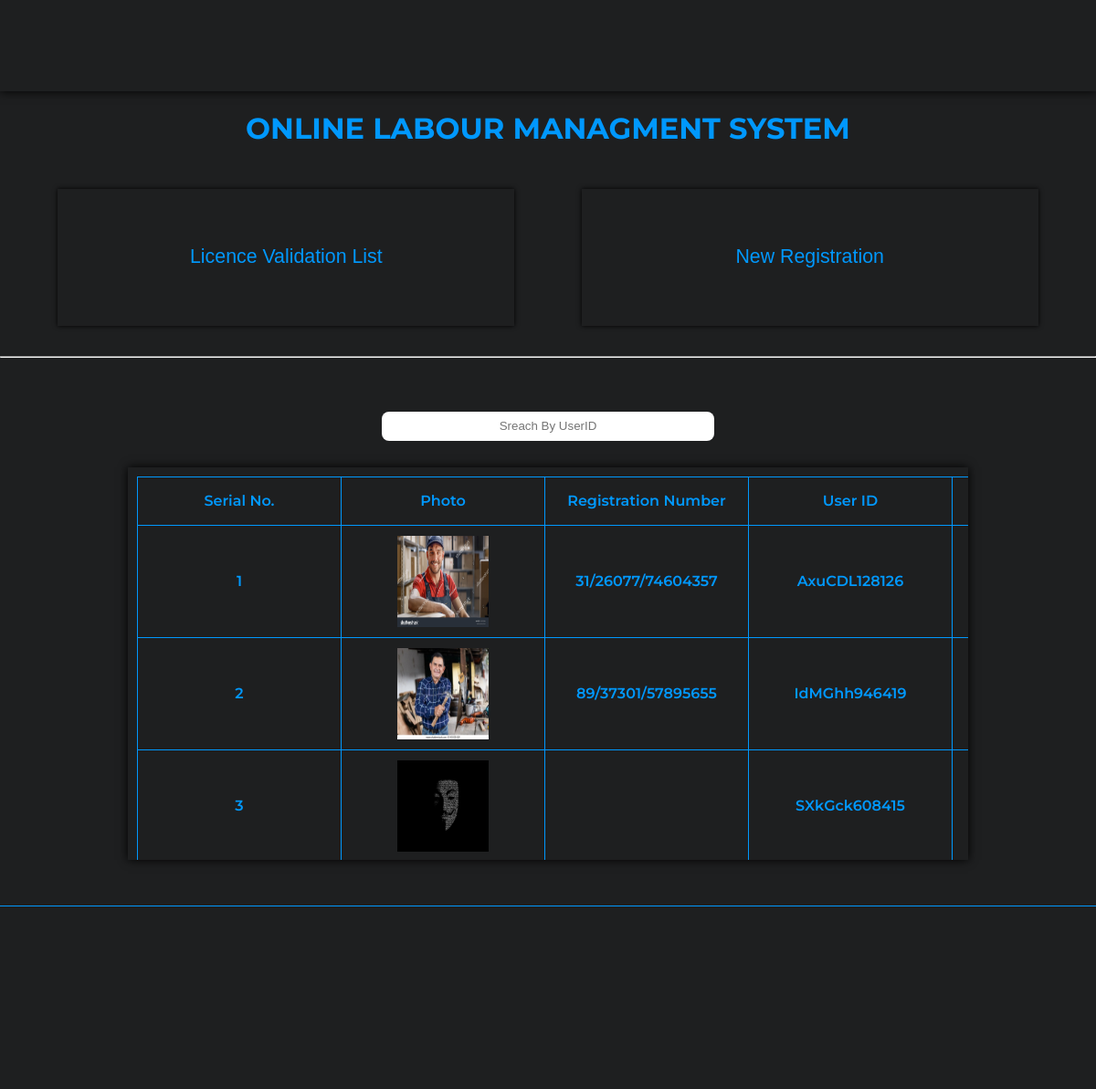
/admin_page.php (signed in), run on the app's committed database.
### tables this page shows
CREATE TABLE `verification_table` (
  `registrationnumber` varchar(255) DEFAULT NULL,
  `userid` varchar(255) NOT NULL,
  `userimage` varchar(255) DEFAULT NULL,
  `applicationnumber` varchar(255) DEFAULT NULL,
  `registrationfee` varchar(100) DEFAULT NULL,
  `applicationstatus` varchar(100) NOT NULL,
  `applicationdate` date DEFAULT NULL,
  `aadhaarnumber` varchar(255) DEFAULT NULL,
  `ID_proof_name` varchar(255) DEFAULT NULL,
  `ID_proof` varchar(255) DEFAULT NULL,
  `licence_number` varchar(255) DEFAULT NULL,
  `licenceissueddate` date DEFAULT NULL,
  `licencevalidupto` date DEFAULT NULL,
  `stamppingplace` varchar(50) DEFAULT NULL,
  `works_under` varchar(50) NOT NULL,
  `name_organization` varchar(255) NOT NULL
);

### admin_page.php (the view, shortened to what this page needs)
<?php
if (!isset($_SESSION['userid'])) {
    header('location:Error.php');
} else {
    $iduser= $_SESSION['userid'];
}
?>
<!DOCTYPE html>
<html lang="en">
<head>
    <link rel="stylesheet" href="./STYLEC/co.css">
    <link rel="stylesheet" href="./STYLEC/ADMIN_PAGECSS.css">
</head>
<body>
    <header>
        <div class="menu_tray" id="menu_tray">
            <div class="menu_tray_inner1">
                <button style="margin-left:30px;" class="menu_tray_btn">
                    <i class="fa fa-home"></i>
                </button>
                <a href="view.php?id=<?php echo $iduser ?>">
                    <button class="menu_tray_btn">
                        <i class="fa fa-user"></i>
                    </button>
                </a>
                <button class="menu_tray_btn">
                    <i class="fa fa-power-off" id="logout"></i>
                </button>
            </div>
        </div>
    </header>
    <main>
        <center><h1>ONLINE LABOUR MANAGMENT SYSTEM</h1></center>
        <div class="adminpannel_base" >
            <div class="inner_adminpannel">
                <button class="adminpannel_btn" onclick="window.location.replace('new_applicant_approval_page.php');">Licence Validation List</button>
            </div>
            <div class="inner_adminpannel">
                <button class="adminpannel_btn" onclick="window.location.replace('registration.php');">New Registration</button>
            </div>
        </div>
        <hr>
        <div class="list">
            <div class="sreach_base">
                <input placeholder="Sreach By UserID" type="text" name="sreach" id="myinput">
            </div>
            <div class="alluserlist_basediv">
                <table id="myTable">
                    <thread>
                        <thead>
                            <th><div class="heading">Serial No.</div></th>
                            <th><div class="heading">Photo</div></th>
                            <th><div class="heading">Registration Number</div></th>
                            <th><div class="heading">User ID</div></th>
                            <th><div class="heading">Licence Number</div></th>
                        </thead>
                            <?php
                            include 'DataBase_Connection.php';
                                $sql = "SELECT * FROM verification_table";
                                $query = mysqli_query($con,$sql);
                                $num = mysqli_num_rows($query);
                                $sn = 0;
                                if($num>0){
                                while($res = mysqli_fetch_array($query))
                                {
                                    $sn++;
                                        $img = '';
                                        if($res['userimage']===NULL){
                                            $img = './userimg/default.jpg';
                                        }else{
                                            $img = $res['userimage'];
                                        }
                            ?>
                        <tbody>
                                <tr>
                                    <td>
                                        <div class="table_content">
                                            <?php echo $sn; ?>
                                        </div>
                                    </td>
                                    <td>
                                        <div class="table_content">
                                            <div class="img">
                                                <img src="<?php echo $img; ?>" height="100%" width="100%">
                                            </div>
                                        </div>
                                    </td>
                                    <td>
                                        <div class="table_content">
                                            <?php echo $res['registrationnumber']; ?>
                                        </div>
                                    </td>
                                    <td>
                                        <div class="table_content">
                                            <?php echo $res['userid']; ?>
                                        </div>
                                    </td>
                                    <td>
                                        <div class="table_content">
                                        </div>
                                    </td>
                                </tr>
                            </tbody>
                            <?php
                            }
                        }
                            ?>
                    </thread>
                </table>
            </div>
        </div>
    </main>
    <footer></footer>
</body>
</html>

### STYLEC/co.css (style rules this page uses)
:root { --bgcolor: #1e1f20; --color6: #0098fd; }
body { padding: 0; margin: 0; box-sizing: border-box; background-color: var(--bgcolor); font-family: 'Montserrat', sans-serif; transition: all 0.5s; color: var(--color6); }

### STYLEC/ADMIN_PAGECSS.css (style rules this page uses)
:root { --bgcolor: #1e1f20; --color1: #a6a8a6; --color2: #666766; --color4: white; --color5: #1363DF; --color6: #0098fd; --color7: #71c6ff; }
header { height: 100px; width: 100%; box-shadow: 0px 0px 10px 0px black; z-index: 1; }
.menu_tray { height: 100%; width: 100%; display: flex; justify-content: center; align-items: center; }
.menu_tray_inner1 { height: auto; width: 100%; display: flex; justify-content: flex-end; align-items: center; }
.menu_tray_btn { height: 50px; width: 50px; margin-right: 40px; background: none; outline: none; border: none; }
.menu_tray_btn i { font-size: 16pt; color: var(--color4) }
.adminpannel_base { height: 200px; width: 100%; display: flex; justify-content: space-evenly; align-items: center; }
.inner_adminpannel { height: auto; width: auto; padding: 10px; }
.adminpannel_btn { height: 150px; width: 500px; font-size: 16pt; box-shadow: 0px 0px 5px 0px black; background: none; outline: none; border: none; color: var(--color6); transition: 0.5s; }
.list { margin-top: 50px; height: 500px; width: 100%; display: flex; justify-content: center; flex-direction: column; align-items: center; }
.sreach_base { height: 30px; width: 400px; padding: 10px; display: flex; justify-content: space-evenly; align-items: center; }
#myinput { height: 30px; width: 90%; outline: none; border: none; border-radius: 0.5rem; text-align: center; }
.alluserlist_basediv { margin-top: 20px; height: 500px; width: 900px; padding: 10px; overflow-x: scroll; box-shadow: 0px 0px 10px 0px black; }
table { height: auto; width: 100%; border: 1px solid #1e1f20; padding: 5px; }
table, td, th { border-collapse: collapse; border: 1px solid #0098fd; }
.heading { width: 100%; height: 50px; display: flex; justify-content: center; align-items: center; font-weight: 600; }
.table_content { font-weight: 600; height: 100px; width: 200px; display: flex; justify-content: center; align-items: center; padding: 10px; }
.img { height: 100%; width: 50%; background-color: #0098fd; }
footer { margin-top: 50px; border-top: 1px solid #0098fd; height: 200px; width: 100%; }

### data on the page
verification_table: userimage (picture), registrationnumber "31/26077/74604357", userid "AxuCDL128126"
verification_table: userimage (picture), registrationnumber "89/37301/57895655", userid "IdMGhh946419"
verification_table: userimage (picture), userid "SXkGck608415"
